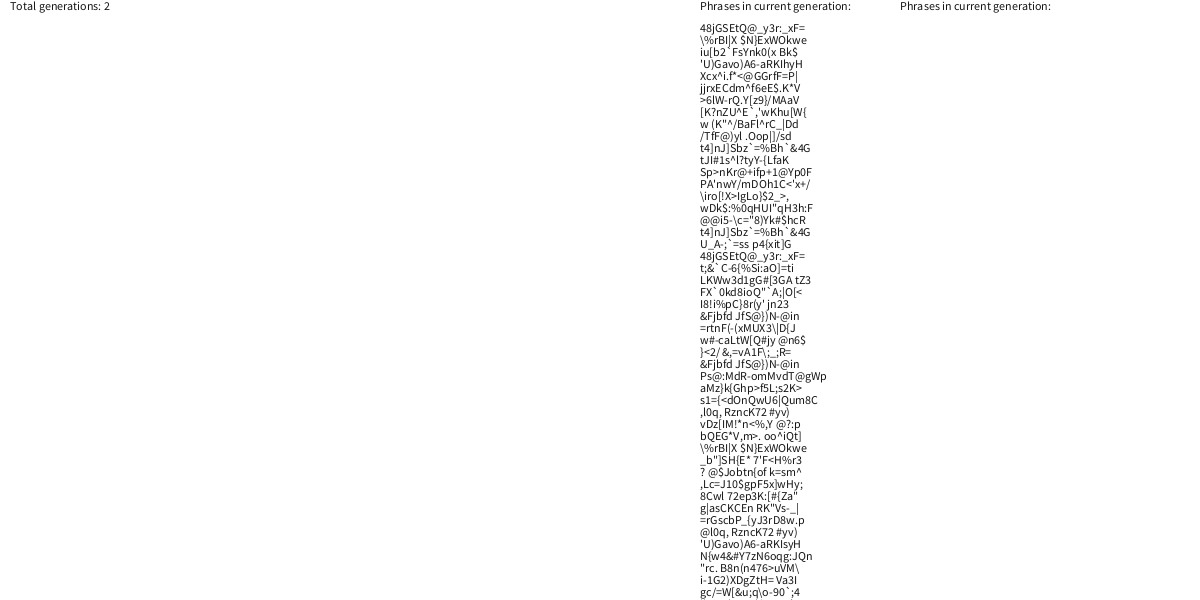
Frame 1 (no input)
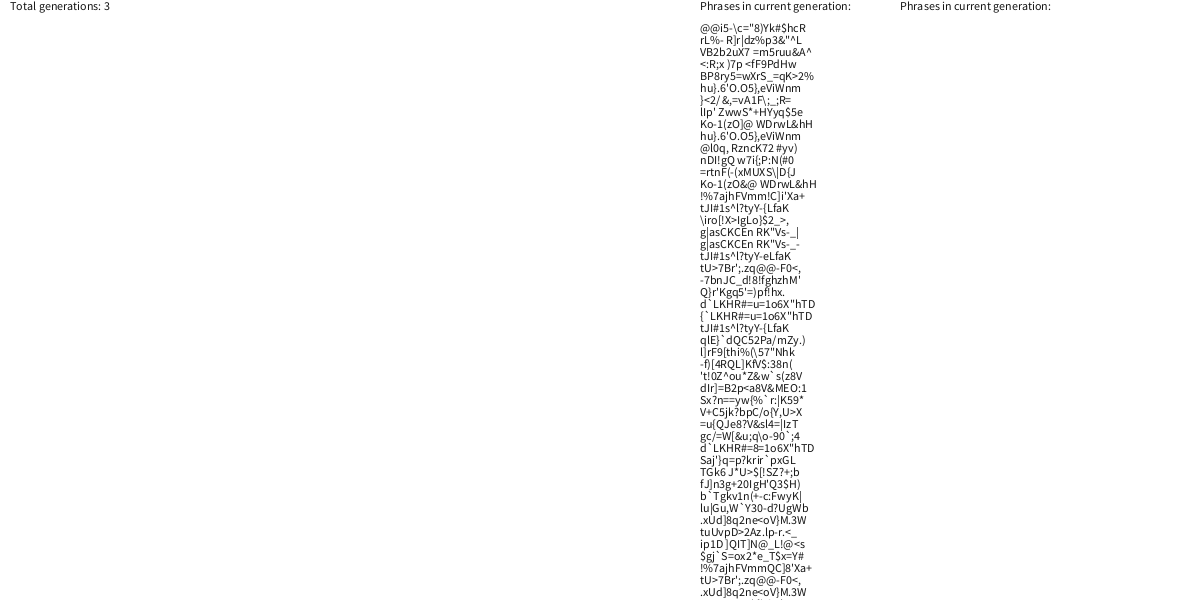
Frame 2 (the mouse pressed at the canvas centre, redrawn once)

The Processing sketch that drew these frames (run headless with seeded random() and noise(); the mouse was pressed at the canvas centre and the sketch redrawn once):

// Processing sketch: ass08
// ── ass08.pde
DNA[] population;
int totalPopulation;
float mutationRate;
String target;
int generations;

void setup()
{
  size(1200,600);
  
  mutationRate = 0.01;
  totalPopulation = 1000;
  
  DNA targetGetter = new DNA();
  target = targetGetter.getTarget(); 
  
  population = new DNA[totalPopulation];
  
  for (int i = 0; i < population.length; i++)
  {
    population[i] = new DNA();
  }
  
  generations = 1;
}

void draw()
{
  background(255);
  textSize(12);
  fill(20);
  
  /* calculate fitness */
  for(int i = 0; i < population.length; i++)
  {
    population[i].fitness();
    //println(population[i].getPhrase());
  }
  
  ArrayList<DNA> matingPool = new ArrayList<DNA>();
  
  /* add to mating pool */
  for(int i = 0; i < population.length; i++)
  {
    int n = int(population[i].fitness * 100);
    for(int j = 0; j < n; j++)
    {
      matingPool.add(population[i]);
    }
  }
  
  /* reproduce */
  for(int i = 0; i < population.length; i++)
  {
    int a = int(random(matingPool.size()));
    int b = int(random(matingPool.size()));
    
    /* make sure parents are unique */
    if(a == b)
    {
      while(a == b)
      {
        b = int(random(matingPool.size()));
      }
    }
    
    DNA parentA = matingPool.get(a);
    DNA parentB = matingPool.get(b);
    
    DNA child = parentA.crossover(parentB);
    child.mutate(mutationRate);
    
    population[i] = child;
  }
  generations++;
  String strTG = "Total generations: " + generations;
  text(strTG, 10, 10);
  
  text("Phrases in current generation:", 700, 10);
  int cgypos = 20;
  for(int i = 0; i < population.length; i++)
  {
    cgypos += 12;
    text(population[i].getPhrase(), 700, cgypos);
  }
  
  text("Phrases in current generation:", 900, 10);
  
  noLoop();
  for(int i = 0; i < population.length; i++)
  {
    if(target.equals(population[i].getPhrase()))
    {
      String strPF = "Phrase found after " + generations + " generations";
      textSize(18);
      text(strPF, 200, 20);
      noLoop();
    }
  }
}

// ── DNA.pde
class DNA
{
  String target = "turn down for what";
  char[] genes = new char[18];
  float fitness;
  
  DNA()
  {
    for(int i = 0; i < genes.length; i++)
    {
      genes[i] = (char) random(32, 126);
    }
  }
  
  public void fitness()
  {
    int score = 0;
    for(int i = 0; i < genes.length; i++)
    {
      if(genes[i] == target.charAt(i))
      {
        score++;
      }
    }
    fitness = float(score)/target.length();
  }
  
  DNA crossover(DNA partner)
  {
    DNA child = new DNA();
    
    int coinValue = int(random(0, 1));
    
    for(int i = 0; i < genes.length; i++)
    {
      if(coinValue == 1)
      {
        child.genes[i] = genes[i];
      }
      else
      {
        child.genes[i] = partner.genes[i];
      }
    }
    
    return child;
  }
  
  void mutate(float mutationRate)
  {
    for(int i = 0; i < genes.length; i++)
    {
      if(random(1) < mutationRate)
      {
        genes[i] = (char) random(32, 126);
      }
    }
  }
  
  String getPhrase()
  {
    return new String(genes);
  }
  
  String getTarget()
  {
    return target;
  }
}
